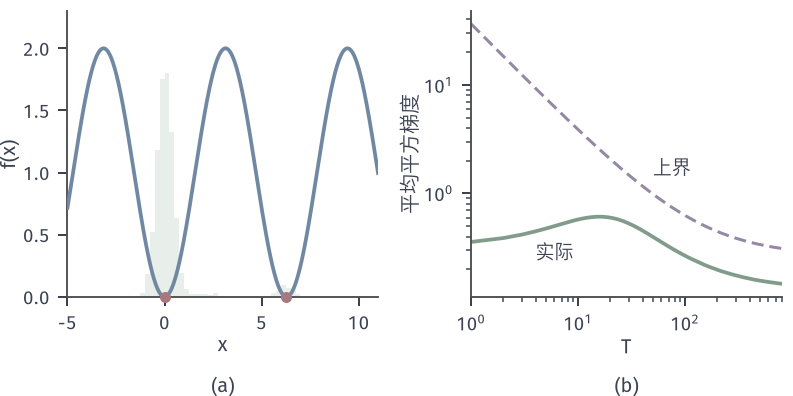

The Python source for this figure:
from pathlib import Path
import sys
ROOT = next(p for p in Path(__file__).resolve().parents if (p/'build.sh').is_file() and (p/'tex/book.tex').is_file())
sys.path.insert(0, str(ROOT/'figures/00-shared/mathematical-preliminaries-upper/00-shared/comprehension-figures'))
from support import figure, save, BLUE, GREEN, YELLOW, RED, PURPLE, INK, MUTED, GRID, BLUE_FILL, GREEN_FILL, YELLOW_FILL, RED_FILL, PURPLE_FILL
import numpy as np
HERE = Path(__file__).resolve().parent
STROKE = '#4C4D4F'
# 贯穿例：f_i(x)=a_i(x-b_i)^2/2，a=(1,2,3)，b=(-3,0,3)；f(x)=(x-1)^2+5，x*=1。
A = np.array([1., 2., 3.]); B = np.array([-3., 0., 3.])
def gi(x): return A*(x-B)
def panel(fig, left, right, top, bottom, wspace=.3, hspace=.2):
    fig.set_layout_engine(None)
    fig.subplots_adjust(left=left, right=right, top=top, bottom=bottom, wspace=wspace, hspace=hspace)
def tag(fig, ax, s, y=.05):
    p = ax.get_position(); fig.text((p.x0+p.x1)/2, y, s, ha='center', va='top')

# 非凸例：f_i(x)=1-cos x+c_i x，c=(-2,0,2)；f=1-cos x，L=1，sigma^2=8/3，f_inf=0。
rng=np.random.default_rng(34)
c=np.array([-2.,0,2]);al=.1;T=800;R=6000
X=np.zeros((R,T)); x=np.full(R,2.5)
for t in range(T):
    X[:,t]=x
    x=x-al*(np.sin(x)+c[rng.integers(3,size=R)])
g2=(np.sin(X)**2).mean(0); runavg=np.cumsum(g2)/np.arange(1,T+1)
D=1-np.cos(2.5); s2=8/3
tt=np.arange(1,T+1); bd=2*D/(al*tt)+al*s2
tau=rng.integers(T,size=R); out=X[np.arange(R),tau]
fig,(a,b)=figure(width_mm=112,height_mm=56,ncols=2)
panel(fig,.085,.985,.97,.25,wspace=.3)
xx=np.linspace(-5,11,500)
h,ed=np.histogram(out,bins=64,range=(-5,11),density=True)
a.bar(ed[:-1],h/h.max()*1.8,width=ed[1]-ed[0],align='edge',color=GREEN_FILL,edgecolor='none',zorder=1)
a.plot(xx,1-np.cos(xx),color=BLUE,lw=1.5,zorder=3)
a.plot([0,2*np.pi],[0,0],'o',ms=4.4,color=RED,mew=0,zorder=6,clip_on=False)
a.set_xlim(-5,11); a.set_ylim(0,2.3); a.set_xlabel('$x$',labelpad=1); a.set_ylabel('$f(x)$',labelpad=1)
b.loglog(tt,bd,color=PURPLE,lw=1.2,ls=(0,(4,2))); b.loglog(tt,runavg,color=GREEN,lw=1.5)
b.text(50,1.5,'上界',fontsize=7.5); b.text(4,.25,'实际',fontsize=7.5)
b.set_xlabel('$T$',labelpad=1); b.set_ylabel('平均平方梯度',labelpad=1); b.set_xlim(1,T)
tag(fig,a,'(a)'); tag(fig,b,'(b)')
print('runavg end',runavg[-1],'bd',bd[-1],'D',D,'near0or2pi',np.mean(np.abs(out)<1.5),np.mean(np.abs(out-2*np.pi)<1.5))
save(fig,HERE,'figure',{'seed':34,'runs':R,'runavg_end':float(runavg[-1]),'bound_end':float(bd[-1])})
